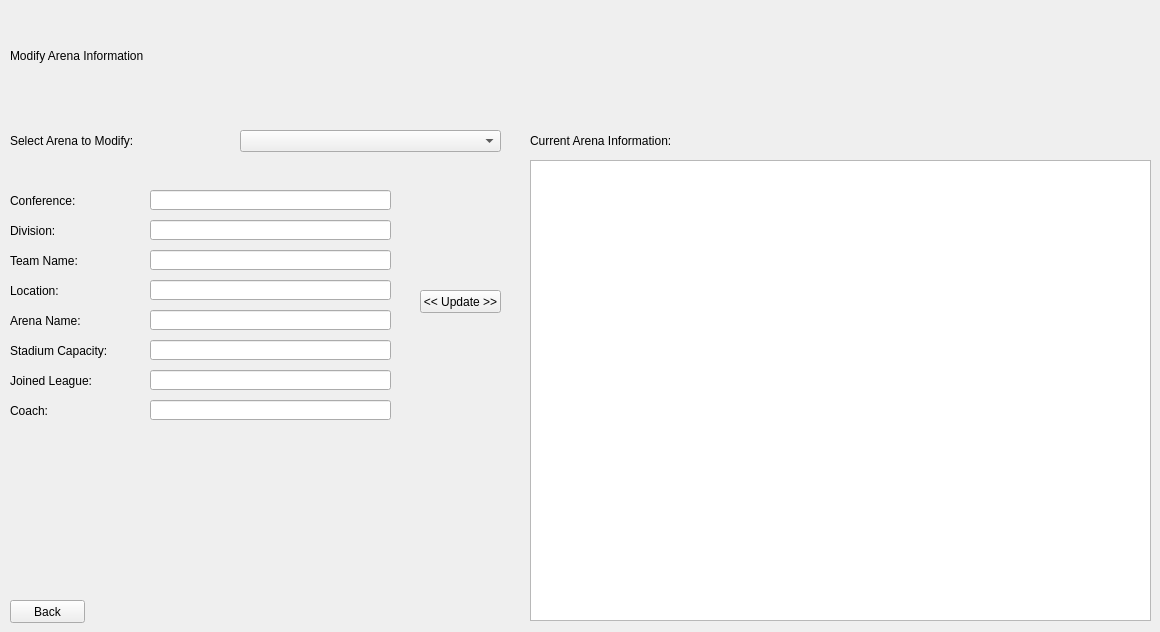
    <widget class="QWidget" name="page_7">
     <widget class="QLabel" name="modifyArenaInformationLabel">
      <property name="geometry">
       <rect>
        <x>10</x>
        <y>10</y>
        <width>541</width>
        <height>91</height>
       </rect>
      </property>
      <property name="styleSheet">
       <string notr="true">font: 75 36pt &quot;Arial&quot;;</string>
      </property>
      <property name="text">
       <string>Modify Arena Information</string>
      </property>
     </widget>
     <widget class="QLabel" name="selectPromptLabel">
      <property name="geometry">
       <rect>
        <x>10</x>
        <y>120</y>
        <width>221</width>
        <height>41</height>
       </rect>
      </property>
      <property name="styleSheet">
       <string notr="true">font: 16pt &quot;Arial&quot;;</string>
      </property>
      <property name="text">
       <string>Select Arena to Modify:</string>
      </property>
     </widget>
     <widget class="QComboBox" name="arenaSelectionComboBox">
      <property name="geometry">
       <rect>
        <x>240</x>
        <y>130</y>
        <width>261</width>
        <height>22</height>
       </rect>
      </property>
     </widget>
     <widget class="QLabel" name="mConferenceLabel">
      <property name="geometry">
       <rect>
        <x>10</x>
        <y>180</y>
        <width>151</width>
        <height>41</height>
       </rect>
      </property>
      <property name="styleSheet">
       <string notr="true">font: 12pt &quot;Arial&quot;;</string>
      </property>
      <property name="text">
       <string>Conference:</string>
      </property>
     </widget>
     <widget class="QLabel" name="mDivisionLabel">
      <property name="geometry">
       <rect>
        <x>10</x>
        <y>210</y>
        <width>151</width>
        <height>41</height>
       </rect>
      </property>
      <property name="styleSheet">
       <string notr="true">font: 12pt &quot;Arial&quot;;</string>
      </property>
      <property name="text">
       <string>Division:</string>
      </property>
     </widget>
     <widget class="QLabel" name="mTeamNameLabel">
      <property name="geometry">
       <rect>
        <x>10</x>
        <y>240</y>
        <width>151</width>
        <height>41</height>
       </rect>
      </property>
      <property name="styleSheet">
       <string notr="true">font: 12pt &quot;Arial&quot;;</string>
      </property>
      <property name="text">
       <string>Team Name:</string>
      </property>
     </widget>
     <widget class="QLabel" name="mLocationLabel">
      <property name="geometry">
       <rect>
        <x>10</x>
        <y>270</y>
        <width>151</width>
        <height>41</height>
       </rect>
      </property>
      <property name="styleSheet">
       <string notr="true">font: 12pt &quot;Arial&quot;;</string>
      </property>
      <property name="text">
       <string>Location:</string>
      </property>
     </widget>
     <widget class="QLabel" name="mArenaNameLabel">
      <property name="geometry">
       <rect>
        <x>10</x>
        <y>300</y>
        <width>151</width>
        <height>41</height>
       </rect>
      </property>
      <property name="styleSheet">
       <string notr="true">font: 12pt &quot;Arial&quot;;</string>
      </property>
      <property name="text">
       <string>Arena Name:</string>
      </property>
     </widget>
     <widget class="QLabel" name="mStadiumCapacityLabel">
      <property name="geometry">
       <rect>
        <x>10</x>
        <y>330</y>
        <width>151</width>
        <height>41</height>
       </rect>
      </property>
      <property name="styleSheet">
       <string notr="true">font: 12pt &quot;Arial&quot;;</string>
      </property>
      <property name="text">
       <string>Stadium Capacity:</string>
      </property>
     </widget>
     <widget class="QLabel" name="mJoinedLeagueLabel">
      <property name="geometry">
       <rect>
        <x>10</x>
        <y>360</y>
        <width>151</width>
        <height>41</height>
       </rect>
      </property>
      <property name="styleSheet">
       <string notr="true">font: 12pt &quot;Arial&quot;;</string>
      </property>
      <property name="text">
       <string>Joined League:</string>
      </property>
     </widget>
     <widget class="QLabel" name="mCoachLabel">
      <property name="geometry">
       <rect>
        <x>10</x>
        <y>390</y>
        <width>151</width>
        <height>41</height>
       </rect>
      </property>
      <property name="styleSheet">
       <string notr="true">font: 12pt &quot;Arial&quot;;</string>
      </property>
      <property name="text">
       <string>Coach:</string>
      </property>
     </widget>
     <widget class="QLineEdit" name="conferenceLineEdit">
      <property name="geometry">
       <rect>
        <x>150</x>
        <y>190</y>
        <width>241</width>
        <height>20</height>
       </rect>
      </property>
     </widget>
     <widget class="QLineEdit" name="divisionLineEdit">
      <property name="geometry">
       <rect>
        <x>150</x>
        <y>220</y>
        <width>241</width>
        <height>20</height>
       </rect>
      </property>
     </widget>
     <widget class="QLineEdit" name="teamNameLineEdit">
      <property name="geometry">
       <rect>
        <x>150</x>
        <y>250</y>
        <width>241</width>
        <height>20</height>
       </rect>
      </property>
     </widget>
     <widget class="QLineEdit" name="locationLineEdit">
      <property name="geometry">
       <rect>
        <x>150</x>
        <y>280</y>
        <width>241</width>
        <height>20</height>
       </rect>
      </property>
     </widget>
     <widget class="QLineEdit" name="arenaNameLineEdit">
      <property name="geometry">
       <rect>
        <x>150</x>
        <y>310</y>
        <width>241</width>
        <height>20</height>
       </rect>
      </property>
     </widget>
     <widget class="QLineEdit" name="stadiumCapacityLineEdit">
      <property name="geometry">
       <rect>
        <x>150</x>
        <y>340</y>
        <width>241</width>
        <height>20</height>
       </rect>
      </property>
     </widget>
     <widget class="QLineEdit" name="joinedLeagueLineEdit">
      <property name="geometry">
       <rect>
        <x>150</x>
        <y>370</y>
        <width>241</width>
        <height>20</height>
       </rect>
      </property>
     </widget>
     <widget class="QLineEdit" name="coachLineEdit">
      <property name="geometry">
       <rect>
        <x>150</x>
        <y>400</y>
        <width>241</width>
        <height>20</height>
       </rect>
      </property>
     </widget>
     <widget class="QLabel" name="currentArenaInformationLabel">
      <property name="geometry">
       <rect>
        <x>530</x>
        <y>120</y>
        <width>251</width>
        <height>41</height>
       </rect>
      </property>
      <property name="styleSheet">
       <string notr="true">font: 16pt &quot;Arial&quot;;</string>
      </property>
      <property name="text">
       <string>Current Arena Information:</string>
      </property>
     </widget>
     <widget class="QPushButton" name="updatePushButton">
      <property name="geometry">
       <rect>
        <x>420</x>
        <y>290</y>
        <width>81</width>
        <height>23</height>
       </rect>
      </property>
      <property name="text">
       <string>&lt;&lt; Update &gt;&gt;</string>
      </property>
     </widget>
     <widget class="QPushButton" name="maiBackPushButton">
      <property name="geometry">
       <rect>
        <x>10</x>
        <y>600</y>
        <width>75</width>
        <height>23</height>
       </rect>
      </property>
      <property name="text">
       <string>Back</string>
      </property>
     </widget>
     <widget class="QTreeView" name="modifyArenaInformationTreeView">
      <property name="geometry">
       <rect>
        <x>530</x>
        <y>160</y>
        <width>621</width>
        <height>461</height>
       </rect>
      </property>
     </widget>
    </widget>
